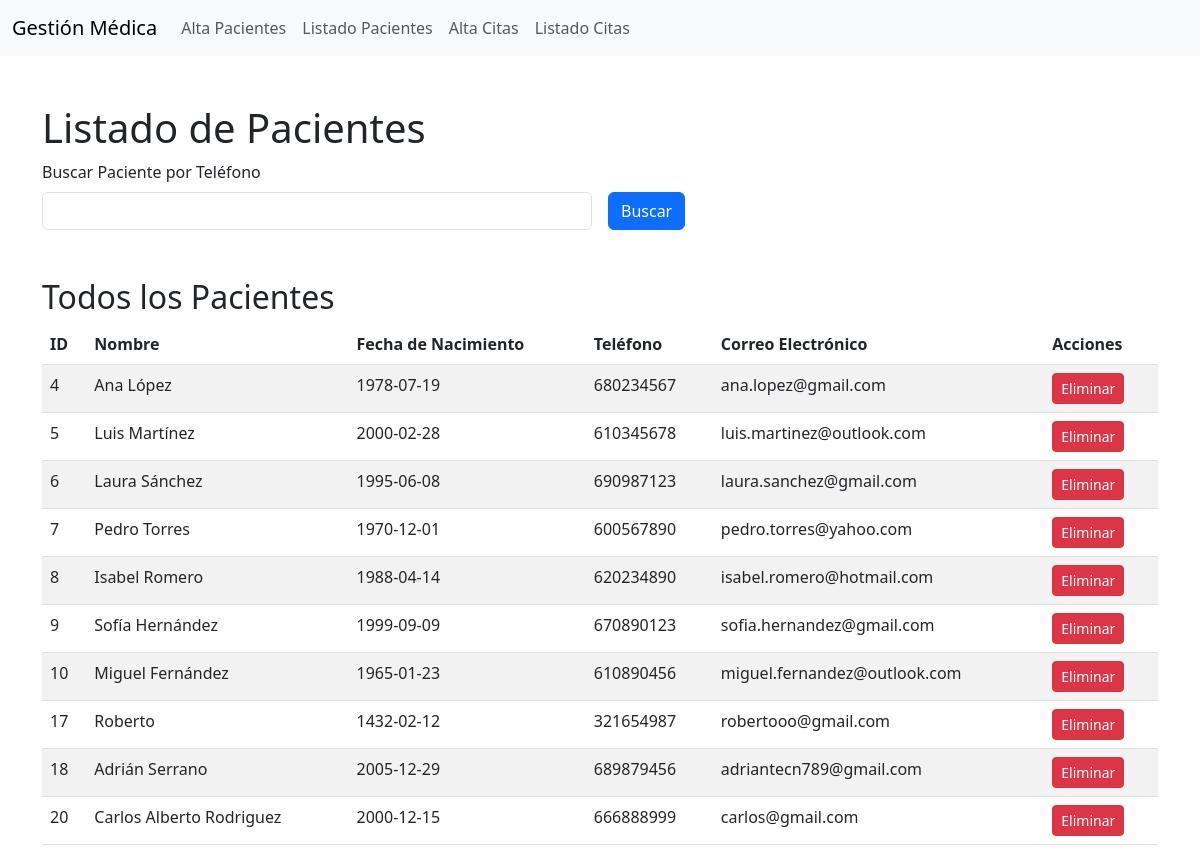
The app's page /listado_pacientes.php with its own data.
### tables this page shows
CREATE TABLE `patients` (
  `patient_id` int NOT NULL,
  `patient_name` varchar(100) NOT NULL,
  `patient_birthdate` date NOT NULL,
  `patient_history` text,
  `patient_phone` varchar(15) DEFAULT NULL,
  `patient_email` varchar(100) DEFAULT NULL
);

### listado_pacientes.php (the view, shortened to what this page needs)
<?php
include 'config.php';
$sql_listado = "SELECT * FROM patients";
$result = $conn->query($sql_listado);
?>
<!DOCTYPE html>
<html lang="es">
<head>
    <link rel="stylesheet" href="https://cdn.jsdelivr.net/npm/bootstrap@5.3.0/dist/css/bootstrap.min.css">
</head>
<body>
<div class="container mt-5">
    <h1>Listado de Pacientes</h1>
    <form method="POST" class="mb-4">
        <div class="row g-3">
            <div class="col-md-6">
                <label for="telefono" class="form-label">Buscar Paciente por Teléfono</label>
                <input type="text" class="form-control" id="telefono" name="telefono" required>
            </div>
            <div class="col-md-3 align-self-end">
                <button type="submit" name="buscar_cliente" class="btn btn-primary">Buscar</button>
            </div>
        </div>
    </form>
    <h2 class="mt-5">Todos los Pacientes</h2>
    <table class="table table-striped">
        <thead>
            <tr>
                <th>ID</th>
                <th>Nombre</th>
                <th>Fecha de Nacimiento</th>
                <th>Teléfono</th>
                <th>Correo Electrónico</th>
                <th>Acciones</th>
            </tr>
        </thead>
        <tbody>
            <?php
            if ($result && $result->num_rows > 0) {
                while ($row = $result->fetch_assoc()) {
                    echo "<tr>
                            <td>" . htmlspecialchars($row['patient_id']) . "</td>
                            <td>" . htmlspecialchars($row['patient_name']) . "</td>
                            <td>" . htmlspecialchars($row['patient_birthdate']) . "</td>
                            <td>" . htmlspecialchars($row['patient_phone']) . "</td>
                            <td>" . htmlspecialchars($row['patient_email']) . "</td>
                            <td>
                                <a href='borrar_paciente.php?id=" . $row['patient_id'] . "'
                                   class='btn btn-danger btn-sm'
                                   onclick='return confirm(\"¿Está seguro de que desea eliminar este cliente?\");'>
                                   Eliminar
                                </a>
                            </td>
                          </tr>";
                }
            } else {
                echo "<tr><td colspan='6'>No hay pacientes registrados o ocurrió un error.</td></tr>";
            }
            ?>
        </tbody>
    </table>
</div>
</body>
</html>

### records on screen
patients: patient_id "4", patient_name "Ana López", patient_birthdate "1978-07-19", patient_phone "680234567", patient_email "ana.lopez@gmail.com"
patients: patient_id "5", patient_name "Luis Martínez", patient_birthdate "2000-02-28", patient_phone "610345678", patient_email "luis.martinez@outlook.com"
patients: patient_id "6", patient_name "Laura Sánchez", patient_birthdate "1995-06-08", patient_phone "690987123", patient_email "laura.sanchez@gmail.com"
patients: patient_id "7", patient_name "Pedro Torres", patient_birthdate "1970-12-01", patient_phone "600567890", patient_email "pedro.torres@yahoo.com"
patients: patient_id "8", patient_name "Isabel Romero", patient_birthdate "1988-04-14", patient_phone "620234890", patient_email "isabel.romero@hotmail.com"
patients: patient_id "9", patient_name "Sofía Hernández", patient_birthdate "1999-09-09", patient_phone "670890123", patient_email "sofia.hernandez@gmail.com"
patients: patient_id "10", patient_name "Miguel Fernández", patient_birthdate "1965-01-23", patient_phone "610890456", patient_email "miguel.fernandez@outlook.com"
patients: patient_id "17", patient_name "Roberto", patient_birthdate "1432-02-12", patient_phone "321654987", patient_email "robertooo@gmail.com"
patients: patient_id "18", patient_name "Adrián Serrano", patient_birthdate "2005-12-29", patient_phone "689879456", patient_email "adriantecn789@gmail.com"
patients: patient_id "20", patient_name "Carlos Alberto Rodriguez", patient_birthdate "2000-12-15", patient_phone "666888999", patient_email "carlos@gmail.com"
